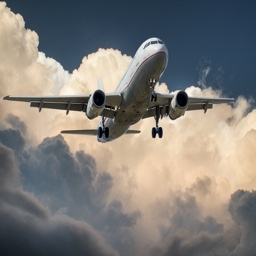
#> input picture Tutorials/Tutorial - Chris Albon/Preprocessing Images/images/plane_256x256.jpg, 256 x 256 px
$ jupyter execute '10-26-17 Remove Backgrounds.ipynb'
#> lines starting #> are read from the running program, lines starting #| are printed output that depends on the picture
# Remove Backgrounds
Source: https://chrisalbon.com/machine-learning/remove_backgrounds.html

Grabcut: For removing image backgrounds<br><br>
1) User draws rectangle around foreground<br>
2) Everything outside is considered background, everything inside is considered unknown.<br>
3) Grabcut removes everything inside the rectangle that looks like outside the rectangle.<br>
### Preliminaries

[cell 1]
# Load image
import cv2
import numpy as np
from matplotlib import pyplot as plt

### Load Image

[cell 2]
# Load image
image_bgr = cv2.imread('images/plane_256x256.jpg')
#> image_bgr is the input picture: shape (256, 256, 3); mean B, G, R 120.7, 124.4, 127.3

### Convert to RGB

[cell 3]
# Convert to RGB
image_rgb = cv2.cvtColor(image_bgr, cv2.COLOR_BGR2RGB)

### Draw Rectangle Around Foreground

[cell 4]
# Rectange values: start x, start y, width, height
rectangle = (0, 56, 250, 150)

### Apply GrabCut

[cell 5]
# Create initial mask
mask = np.zeros(image_rgb.shape[:2], np.uint8)

# Create temporary arrays used by Grabcut
bgdModel = np.zeros((1, 65), np.float64)
fgdModel = np.zeros((1, 65), np.float64)

# run grabCut
cv2.grabCut(image_rgb, mask, rectangle, bgdModel,
           fgdModel, 5, cv2.GC_INIT_WITH_RECT)

# Create mask where sure and likely backgrounds set to 0, otherwise 1
mask_2 = np.where((mask==2) | (mask==0), 0, 1).astype('uint8')

# Multiply image with new mask to subtract background
image_rgb_nobg = image_rgb * mask_2[:,:,np.newaxis]
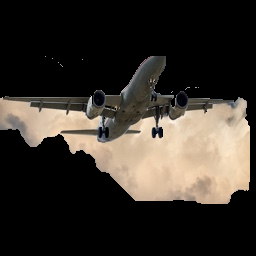
#> image_rgb_nobg: shape (256, 256, 3); mean R, G, B 55.6, 49.7, 43
